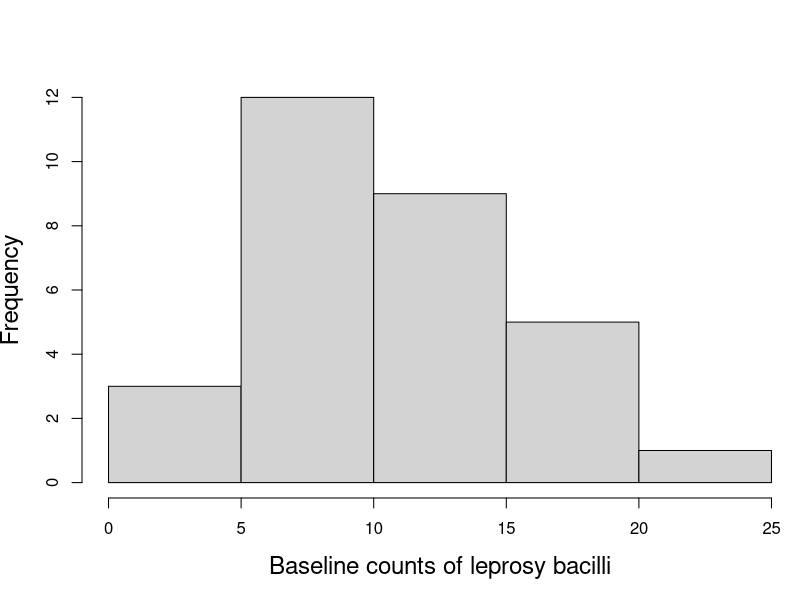
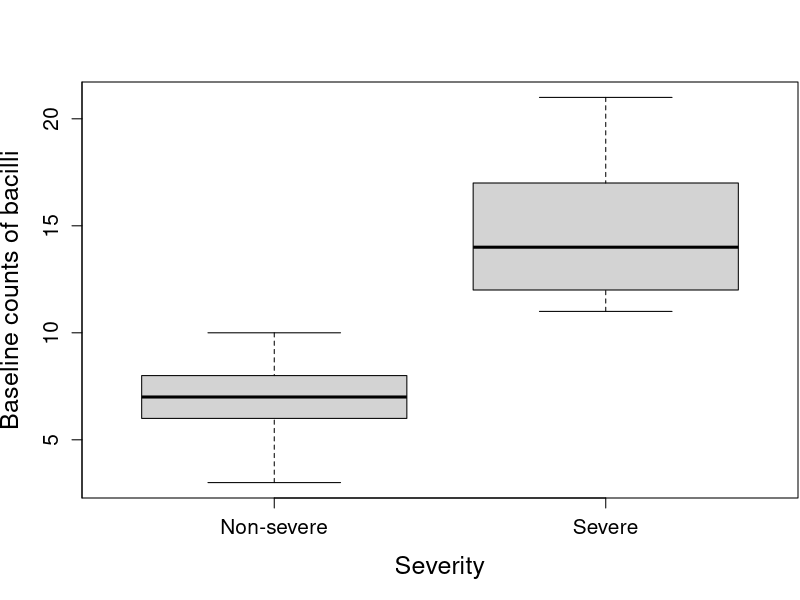
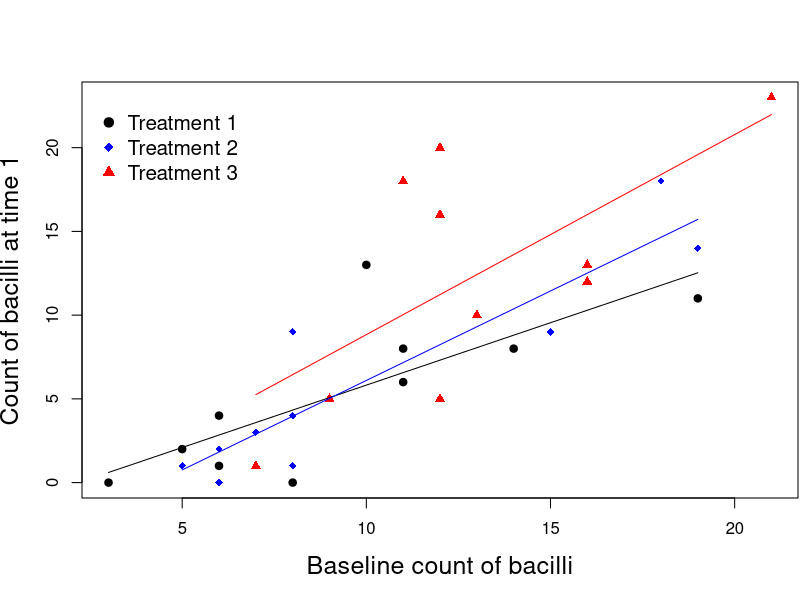

These charts were generated, in order, by the following R code:
#################################################################################
##
## FILE: day_2_session_1_graphs.R
##
## PURPOSE: Code to create plots used in the slides.
##
## CREATED: 1 September 2016
##
## AUTHOR: Brian Williamson
##
## INPUTS: None
##
## OUTPUTS:
##
## UPDATES:
## MMDDYY INIT COMMENTS
## ------ ---- --------
## 220817 BDW  Set new working directory; remove line example; motivate all sections
##             in slides using leprosy data
#################################################################################

## set working directory, just to be sure
setwd("day_2_session_1")

## create a histogram, boxplot, scatterplot
## load in some sample data
leprosy <- read.table("data/leprosy.txt", header = TRUE)

## histogram of count1
png("figs/day_2_graphs_hist_example.png", width = 400, height = 300)
par(mar=c(5.1, 4.1, 4.1, 0.1), cex.lab = 1.45)
hist(leprosy$count1, main = "", xlab = "Baseline counts of leprosy bacilli", ylab = "Frequency")
dev.off()

## boxplot of count1 by severe or not
png("figs/day_2_graphs_bplot_example.png", width = 400, height = 300)
par(mar=c(5.1, 4.1, 4.1, 0.1), cex.lab = 1.5, cex.axis = 1.25)
boxplot(leprosy$count1 ~ leprosy$severe, xlab = "Severity", ylab = "Baseline counts of bacilli", axes = FALSE)
axis(side = 2, at = seq(0, max(leprosy$count1) + 5, by = 5))
axis(side = 1, at = c(1, 2), labels = c("Non-severe", "Severe"))
box()
dev.off()

## scatterplot of count1 vs count2, colored by treatment group
sub.1 <- subset(leprosy, leprosy$trt == 1)
sub.2 <- subset(leprosy, leprosy$trt == 2)
sub.3 <- subset(leprosy, leprosy$trt == 3)

png("figs/day_2_graphs_scatplot_example.png", width = 400, height = 300)
par(mar = c(5.1, 4.1, 4.1, 0.1), cex.lab = 1.5)
plot(sub.1$count1, sub.1$count2, main = "", ylab = "Count of bacilli at time 1", xlab = "Baseline count of bacilli",
     col = "black", pch = 19, xlim = c(min(leprosy$count1), max(leprosy$count1)),
     ylim = c(min(leprosy$count2), max(leprosy$count2)))
points(sub.2$count1, sub.2$count2, pch = 18, col = "blue")
points(sub.3$count1, sub.3$count2, pch = 17, col = "red")
legend(2.5, 23, legend = c("Treatment 1", "Treatment 2", "Treatment 3"), col = c("black", "blue", "red"),
       pch = c(19, 18, 17), bty = "n", cex = 1.25)
lines(sub.1$count1, fitted(lm(sub.1$count2 ~ sub.1$count1)))
lines(sub.2$count1, fitted(lm(sub.2$count2 ~ sub.2$count1)), col = "blue")
lines(sub.3$count1, fitted(lm(sub.3$count2 ~ sub.3$count1)), col = "red")
dev.off()
